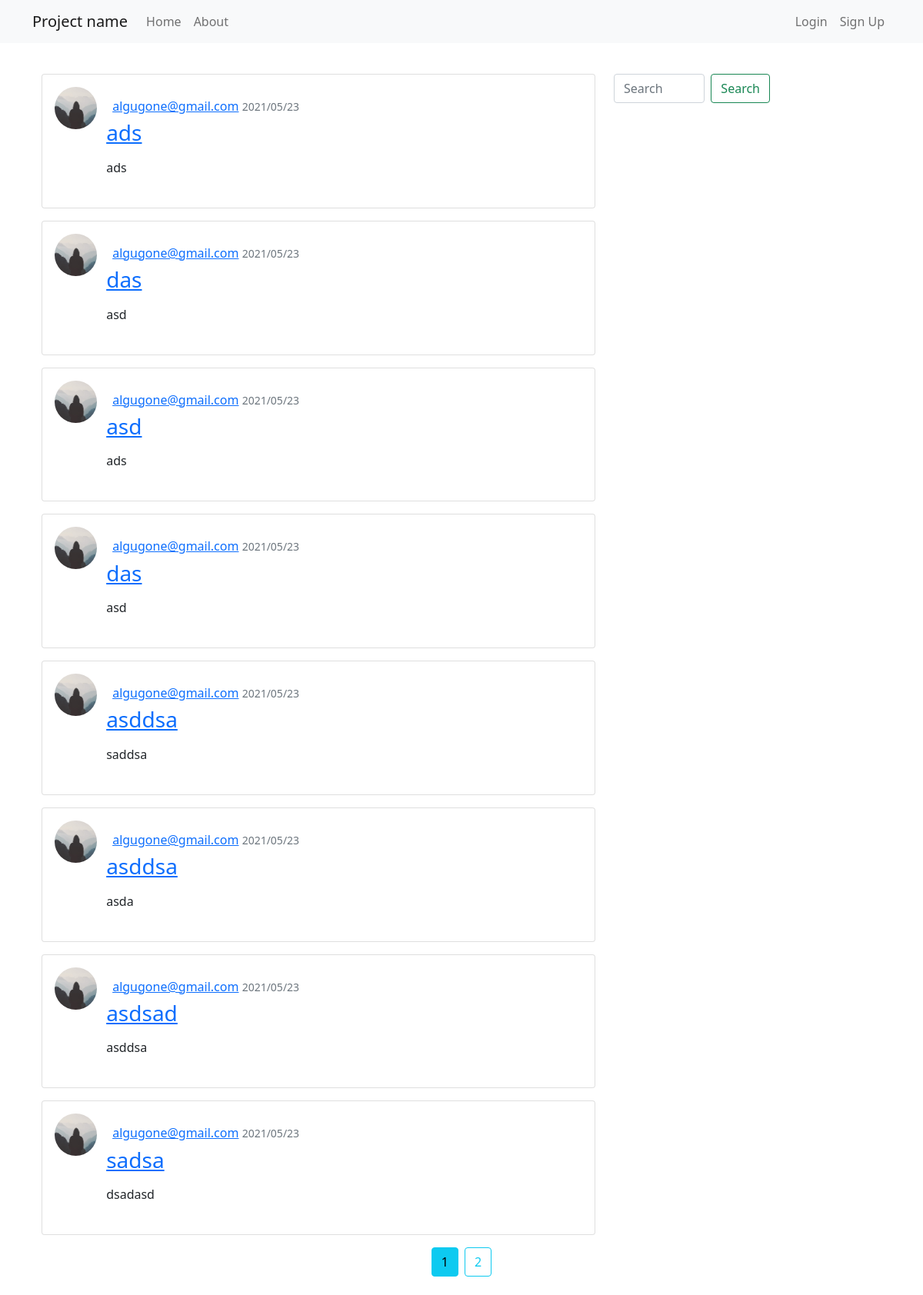
The page /home on the database its author committed.
### flask_app/models.py (models this page shows, shortened)
class Posts(db.Model):
    id = db.Column(db.Integer, primary_key=True)
    title = db.Column(db.String(100), nullable=False)
    date_posted = db.Column(db.DateTime, nullable=False, default=datetime.utcnow)
    content = db.Column(db.Text, nullable=False)
    post_image = db.Column(db.String(20), nullable=True)
    user_id = db.Column(db.Integer, db.ForeignKey('user.id'), nullable=False)

class User(db.Model, UserMixin):
    id = db.Column(db.Integer, primary_key=True)
    username = db.Column(db.String(20), unique=True, nullable=False)
    email = db.Column(db.String(120), unique=True, nullable=False)
    profile_image = db.Column(db.String(20), nullable=False, default='default.jpg')
    password = db.Column(db.String(60), nullable=False)
    bio = db.Column(db.Text, nullable=True)
    posts = db.relationship('Posts', backref='author', lazy=True)
    followed = db.relationship(
        'User', secondary=followers,
        primaryjoin=(followers.c.follower_id == id),
        secondaryjoin=(followers.c.followed_id == id),
        backref=db.backref('followers', lazy='dynamic'), lazy='dynamic')

### flask_app/routes.py (the view)
@app.route('/')
@app.route('/home')
def home():
    page = request.args.get('page', 1, type=int)
    posts = Posts.query.order_by(Posts.date_posted.desc()).paginate(page=page, per_page=8)
    return render_template('home.html',  title="suffer", data=posts)

### flask_app/templates/home.html (shortened to what this page needs)
{% extends "layout.html" %}
{% block body %}
    <div class="container">
        <div class="row">
            <div class="col">
                {% if not data %}
                    <h1 class="text-secondary">No posts currently</h1>
                {% else %}
                    {% for post in data.items %}
                        <div class="card mt-3" style="width: 45rem;" id="post-{{ post.id }}">
                            <div class="card-body">
                                <div class="row">
                                    <div class="col-1">
                                        <img class="rounded-circle" style="height: 55px; width: 55px;" src="{{ url_for('static', filename='profile_pics/' + post.author.profile_image) }}" alt="pfp">
                                    </div>
                                    <div class="col-9 m-2">
                                        <h6 class="card-subtitle m-2 text-muted">
                                            <a class="mr-3" href="{{ url_for('user', user_id=post.author.id) }}">{{ post.author.username }}</a>
                                            <small class="text-muted">{{ post.date_posted.strftime('%Y/%m/%d') }}</small>
                                        </h6>
                                        <h3 class="card-title"><a href="{{ url_for('post', post_id=post.id) }}">{{ post.title }}</a></h3>
                                        <p class="card-text"><p class="card-text">{{ post.content }}</p></p>
                                    </div>
                                </div>
                            </div>
                        </div>
                    {% endfor %}
                {% endif %}
            </div>
            <div class="col">
                <div class="pb-2">
                    <div class="col-6 col-md-7">
                        <div class="content-section">
                            <form class="d-flex mt-3">
                                <input class="form-control me-2" type="search" placeholder="Search" aria-label="Search">
                                <button class="btn btn-outline-success" type="submit">Search</button>
                            </form>
                        </div>
                    </div>
                </div>
            </div>
        </div>
    </div>
    <div class="d-flex justify-content-center">
        {% for page_num in data.iter_pages(left_edge=1, right_edge=1, left_current=1, right_current=2) %}
            {% if page_num %}
                {% if data.page == page_num %}
                    <a class="btn btn-info mt-3 mb-4 m-1" href="{{ url_for('home', page=page_num) }}">{{ page_num }}</a>
                {% else %}
                    <a class="btn btn-outline-info mt-3 mb-4 m-1" href="{{ url_for('home', page=page_num) }}">{{ page_num }}</a>
                {% endif %}
            {% else %}
                <p class="mt-3">...</p>
            {% endif%}
        {% endfor %}
    </div>
{% endblock %}

### rows shown on the page
Posts: profile_image (placeholder picture), author.username "algugone@gmail.com", date_posted "2021/05/23", title "ads", content "ads"
Posts: profile_image (placeholder picture), author.username "algugone@gmail.com", date_posted "2021/05/23", title "das", content "asd"
Posts: profile_image (placeholder picture), author.username "algugone@gmail.com", date_posted "2021/05/23", title "asd", content "ads"
Posts: profile_image (placeholder picture), author.username "algugone@gmail.com", date_posted "2021/05/23", title "das", content "asd"
Posts: profile_image (placeholder picture), author.username "algugone@gmail.com", date_posted "2021/05/23", title "asddsa", content "saddsa"
Posts: profile_image (placeholder picture), author.username "algugone@gmail.com", date_posted "2021/05/23", title "asddsa", content "asda"
Posts: profile_image (placeholder picture), author.username "algugone@gmail.com", date_posted "2021/05/23", title "asdsad", content "asddsa"
Posts: {{ post.id }} 4 (drawn), profile_image (placeholder picture), author.username "algugone@gmail.com", date_posted "2021/05/23", title "sadsa", content "dsadasd"

### other values the page prints
{{ page_num }} "1"
{{ page_num }} "2"
